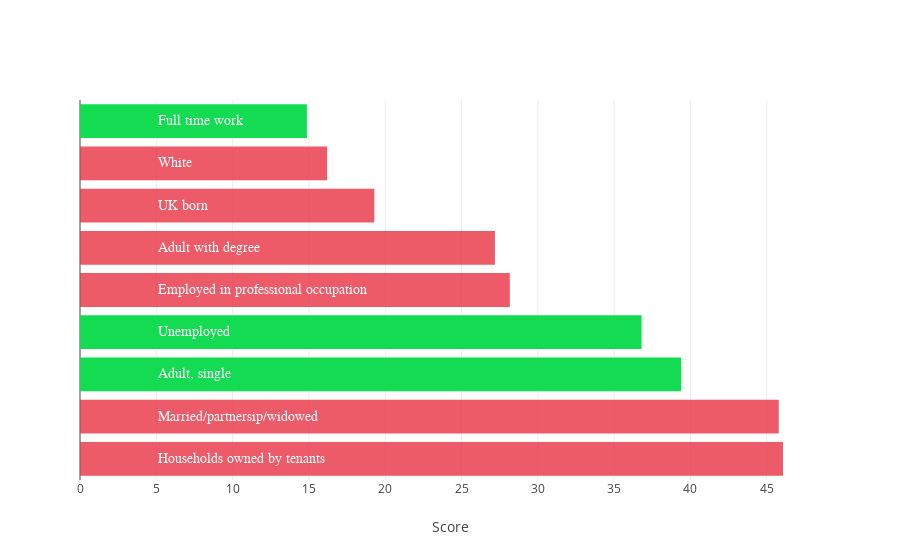

The code cell stored with this chart in its notebook:
### Code cell
from plotly.offline import init_notebook_mode, iplot
init_notebook_mode(True)
init_notebook_mode(connected=True)
iplot(fig, filename='Feature Importance')

### Figure 1 — Plotly figure (JSON) as saved in the notebook; plotly's stock layout.template omitted (floating-point values rounded to 4 significant figures)
{"data": [{"marker": {"color": ["rgba(232,51,66,0.8)", "rgba(232,51,66,0.8)", "rgb(19, 219, 82,0.8)", "rgb(19, 219, 82,0.8)", "rgba(232,51,66,0.8)", "rgba(232,51,66,0.8)", "rgba(232,51,66,0.8)", "rgba(232,51,66,0.8)", "rgb(19, 219, 82,0.8)"]}, "orientation": "h", "type": "bar", "x": [46.06, 45.79, 39.39, 36.8, 28.16, 27.19, 19.29, 16.19, 14.87], "y": ["Households owned by tenants", "Married/partnersip/widowed", "Adult, single", "Unemployed", "Employed in professional occupation", "Adult with degree", "UK born", "White", "Full time work"]}], "layout": {"annotations": [{"font": {"color": "rgb(255, 255, 255)", "family": "Arial", "size": 14}, "showarrow": false, "text": "Households owned by tenants", "x": 5, "xanchor": "left", "xref": "x", "y": "Households owned by tenants", "yref": "y"}, {"font": {"color": "rgb(255, 255, 255)", "family": "Arial", "size": 14}, "showarrow": false, "text": "Married/partnersip/widowed", "x": 5, "xanchor": "left", "xref": "x", "y": "Married/partnersip/widowed", "yref": "y"}, {"font": {"color": "rgb(255, 255, 255)", "family": "Arial", "size": 14}, "showarrow": false, "text": "Adult, single", "x": 5, "xanchor": "left", "xref": "x", "y": "Adult, single", "yref": "y"}, {"font": {"color": "rgb(255, 255, 255)", "family": "Arial", "size": 14}, "showarrow": false, "text": "Unemployed", "x": 5, "xanchor": "left", "xref": "x", "y": "Unemployed", "yref": "y"}, {"font": {"color": "rgb(255, 255, 255)", "family": "Arial", "size": 14}, "showarrow": false, "text": "Employed in professional occupation", "x": 5, "xanchor": "left", "xref": "x", "y": "Employed in professional occupation", "yref": "y"}, {"font": {"color": "rgb(255, 255, 255)", "family": "Arial", "size": 14}, "showarrow": false, "text": "Adult with degree", "x": 5, "xanchor": "left", "xref": "x", "y": "Adult with degree", "yref": "y"}, {"font": {"color": "rgb(255, 255, 255)", "family": "Arial", "size": 14}, "showarrow": false, "text": "UK born", "x": 5, "xanchor": "left", "xref": "x", "y": "UK born", "yref": "y"}, {"font": {"color": "rgb(255, 255, 255)", "family": "Arial", "size": 14}, "showarrow": false, "text": "White", "x": 5, "xanchor": "left", "xref": "x", "y": "White", "yref": "y"}, {"font": {"color": "rgb(255, 255, 255)", "family": "Arial", "size": 14}, "showarrow": false, "text": "Full time work", "x": 5, "xanchor": "left", "xref": "x", "y": "Full time work", "yref": "y"}], "xaxis": {"title": "Score"}, "yaxis": {"autorange": true, "autotick": true, "showgrid": false, "showline": false, "showticklabels": false, "ticks": "", "zeroline": false}}}
